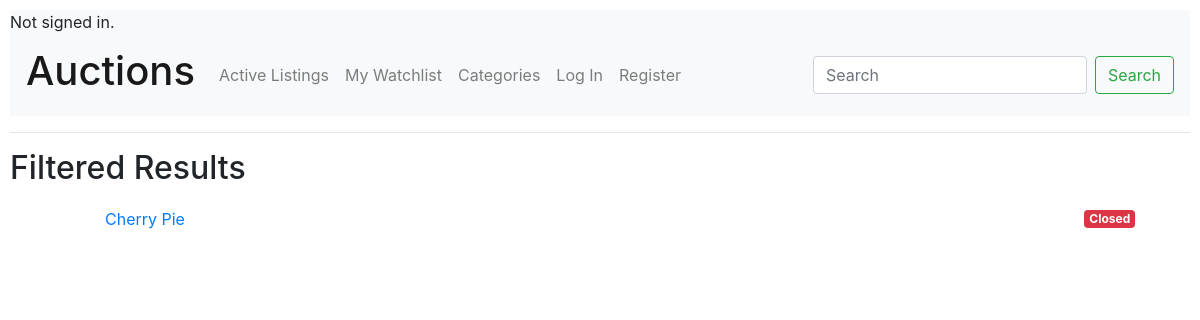
Page /filtered/Other on the earlier database version.
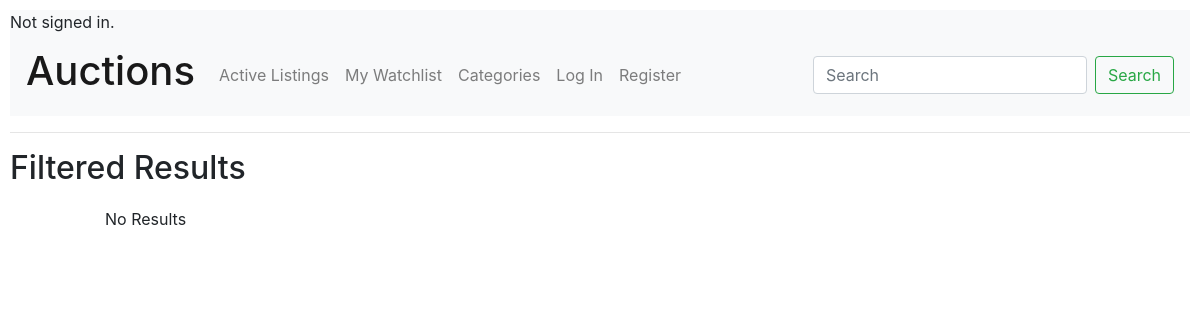
Same page on the later database version.
### auctions/models.py (models this page shows, shortened)
class Listing(models.Model):
	listed_id = models.AutoField(auto_created=True, primary_key=True)
	item_name = models.CharField(max_length=64)
	item_description = models.CharField(max_length=500, default="no description")
	seller = models.CharField(max_length=64)
	buyer = models.CharField(max_length=64, default="none")
	price = models.DecimalField(max_digits=19, decimal_places=2)
	category = models.CharField(max_length=12, default="no category")
	image = models.CharField(max_length=255, default="no image")
	listing_date = models.DateField(default=0000-00-00)
	available = models.BooleanField(default=True)

### auctions/views.py (the view)
# urls.py: path("filtered/<str:name>", views.filtered, name="filtered"),
def filtered(request, name):
    results = Listing.objects.filter(category=name)
    return render(request, "auctions/filtered.html", {
    "results": results,
    "name" : name
    })

### auctions/templates/auctions/filtered.html (shortened to what this page needs)
{% extends "auctions/layout.html" %}
{% block body %}
	<h2>Filtered Results</h2>
		<div class="container">
		    <ul class="list-group-flush">
		    	{% for result in results %}
		    		<li class="list-group-item d-flex justify-content-between align-items-center"><p hidden>{{ result.listed_id }}</p> <a href="{% url 'listed' item_id=result.listed_id %}">{{ result.item_name }}</a>
		    		{% if result.available == False %}
	                       <span class="badge badge-danger">Closed</span>
	                {% endif %}
		    		</li>
		    	{% empty %}
		    		<li class="list-group-item d-flex justify-content-between align-items-center">No Results</li>
		    	{% endfor %}
		    </ul>
		</div>
{% endblock %}

Differences in the rows shown:
no longer on this page (row edited): Listing: item_name "Cherry Pie", available "Closed"
Other differences:
text now shown: "No Results"
